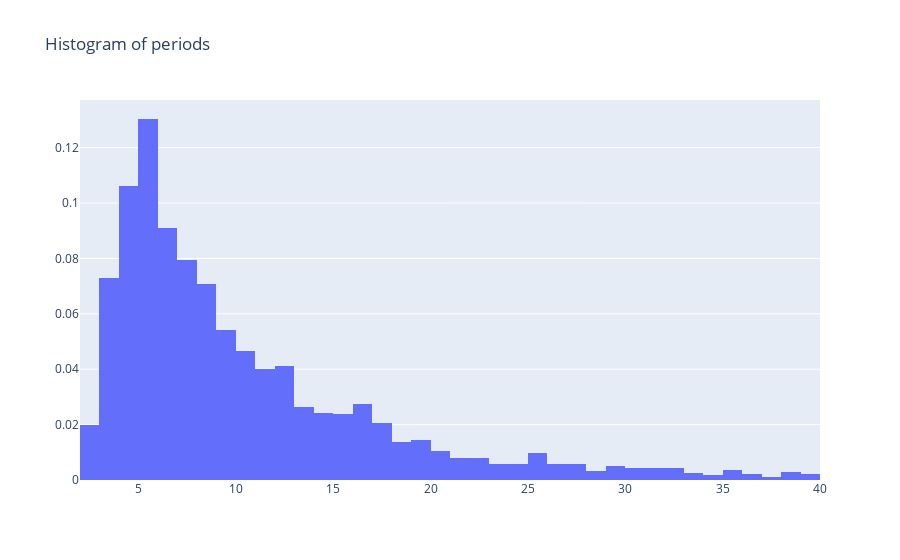

The notebook cell this image was saved under:
### Code cell
# Histogram of periods using plotly
import plotly.graph_objects as go

fig = go.Figure()
fig.add_trace(go.Histogram(x=y_data.flatten(), histnorm="probability"))
fig.update_layout(title_text="Histogram of periods")

fig.show()

### Figure 1 — Plotly figure (JSON) as saved in the notebook; plotly's stock layout.template omitted (floating-point values rounded to 4 significant figures; data arrays with more than 128 entries replaced by an {"elided": "..."} marker saying what was removed)
{"data": [{"histnorm": "probability", "type": "histogram", "x": {"elided": "2662 float values"}}], "layout": {"title": {"text": "Histogram of periods"}}}
